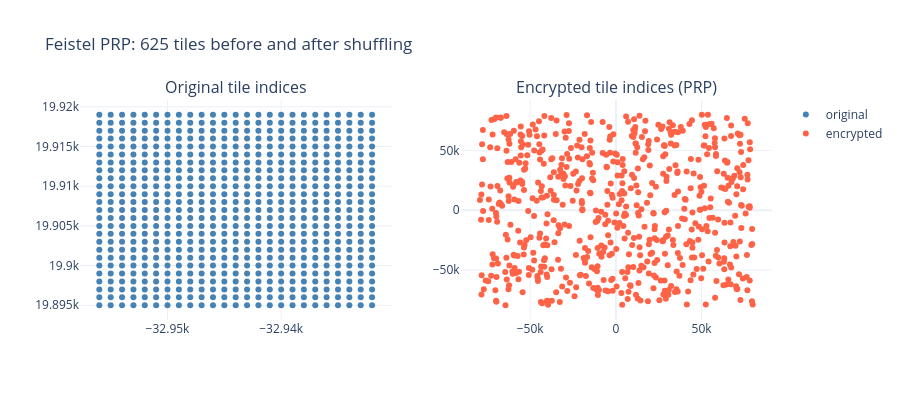

This figure's notebook cell:
### Code cell
# PRP scatter: 25x25 = 625 tiles
prp_key = hashlib.blake2s(b'nb03-scatter', digest_size=32).digest()
prp_tweak = b'nb03-demo'

orig_qx, orig_qy, enc_qxp, enc_qyp = [], [], [], []
for dqx in range(-12, 13):
    for dqy in range(-12, 13):
        tqx, tqy = qx + dqx, qy + dqy
        tqxp, tqyp = _prp_encrypt(tqx, tqy, prp_key, prp_tweak, BIN, 10)
        orig_qx.append(tqx); orig_qy.append(tqy)
        enc_qxp.append(tqxp); enc_qyp.append(tqyp)

fig = make_subplots(rows=1, cols=2,
                    subplot_titles=['Original tile indices', 'Encrypted tile indices (PRP)'])
fig.add_trace(
    go.Scatter(x=orig_qx, y=orig_qy, mode='markers',
               marker=dict(color='steelblue', size=6), name='original'),
    row=1, col=1
)
fig.add_trace(
    go.Scatter(x=enc_qxp, y=enc_qyp, mode='markers',
               marker=dict(color='tomato', size=6), name='encrypted'),
    row=1, col=2
)
fig.update_layout(
    title='Feistel PRP: 625 tiles before and after shuffling',
    template='plotly_white',
    height=400
)
fig.show()

### Figure 1 — Plotly figure (JSON) as saved in the notebook; plotly's stock layout.template omitted (floating-point values rounded to 4 significant figures; data arrays with more than 128 entries replaced by an {"elided": "..."} marker saying what was removed)
{"data": [{"marker": {"color": "steelblue", "size": 6}, "mode": "markers", "name": "original", "type": "scatter", "x": {"elided": "625 int values"}, "xaxis": "x", "y": {"elided": "625 int values"}, "yaxis": "y"}, {"marker": {"color": "tomato", "size": 6}, "mode": "markers", "name": "encrypted", "type": "scatter", "x": {"elided": "625 int values"}, "xaxis": "x2", "y": {"elided": "625 int values"}, "yaxis": "y2"}], "layout": {"annotations": [{"font": {"size": 16}, "showarrow": false, "text": "Original tile indices", "x": 0.225, "xanchor": "center", "xref": "paper", "y": 1, "yanchor": "bottom", "yref": "paper"}, {"font": {"size": 16}, "showarrow": false, "text": "Encrypted tile indices (PRP)", "x": 0.775, "xanchor": "center", "xref": "paper", "y": 1, "yanchor": "bottom", "yref": "paper"}], "height": 400, "title": {"text": "Feistel PRP: 625 tiles before and after shuffling"}, "xaxis": {"anchor": "y", "domain": [0, 0.45]}, "xaxis2": {"anchor": "y2", "domain": [0.55, 1]}, "yaxis": {"anchor": "x", "domain": [0, 1]}, "yaxis2": {"anchor": "x2", "domain": [0, 1]}}}
